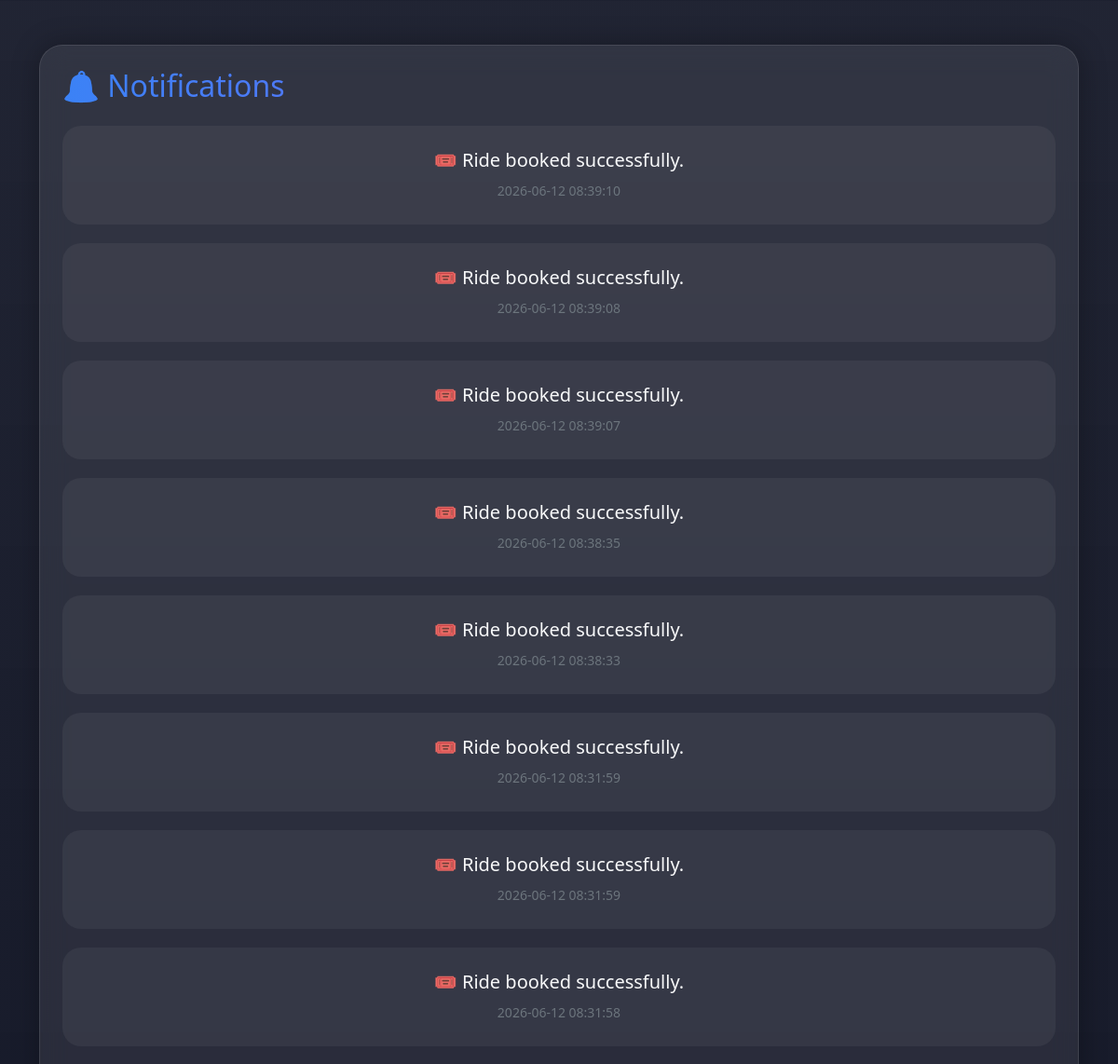
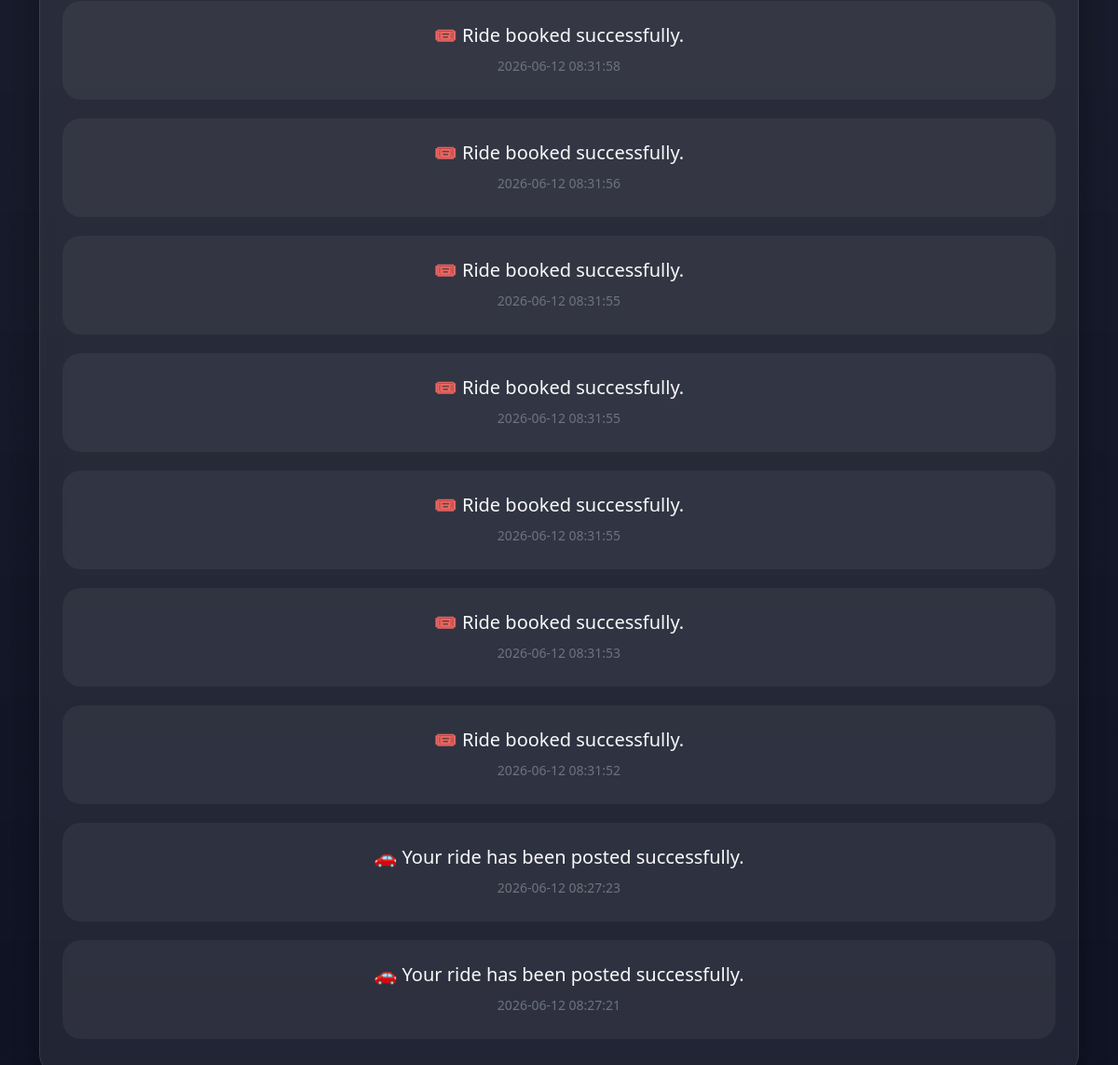
The page /notifications (signed in) on the database its author committed (2 pictures, top to bottom).
### models/notification_model.py (models this page shows)
class Notification(db.Model):
    id = db.Column(db.Integer, primary_key=True)
    user_id = db.Column(db.Integer)
    message = db.Column(
        db.String(255)
    )
    is_read = db.Column(
    db.Boolean,
    default=False
)
    created_at = db.Column(
        db.DateTime,
        default=db.func.current_timestamp()
    )

### app.py (the view)
@app.route('/notifications')
def notifications():
    if 'user_id' not in session:
        return redirect('/login')
    notifications = Notification.query.filter_by(
        user_id=session['user_id']
    ).order_by(
        Notification.id.desc()
    ).all()
    for notification in notifications:
        notification.is_read = True
    db.session.commit()
    return render_template(
        'notifications.html',
        notifications=notifications
    )

### app.py (called while the page is built)
@app.context_processor
def notification_count():
    if 'user_id' in session:
        count = Notification.query.filter_by(
            user_id=session['user_id'],
            is_read=False
        ).count()
        return dict(
            notification_count=count
        )
    return dict(
        notification_count=0
    )

### templates/notifications.html (shortened to what this page needs)
<!DOCTYPE html>
<html lang="en">
<head>
    <link href="https://cdn.jsdelivr.net/npm/bootstrap@5.3.3/dist/css/bootstrap.min.css" rel="stylesheet">
    <link rel="stylesheet" href="{{ url_for('static', filename='css/style.css') }}">
</head>
<body class="home-body">
<div class="container py-5">
    <div class="glass-card p-4">
        <h2 class="gradient-text mb-4">
            🔔 Notifications
        </h2>
        {% if notifications %}
            {% for notification in notifications %}
            <div class="stats-card mb-3">
                <h5 class="text-light">
                    {{ notification.message }}
                </h5>
                <small class="text-secondary">
                    {{ notification.created_at }}
                </small>
            </div>
            {% endfor %}
        {% endif %}
    </div>
</div>
</body>
</html>

### static/css/style.css (style rules this page uses)
* { margin:0; padding:0; box-sizing:border-box; font-family:'Segoe UI',sans-serif; }
body { overflow-x:hidden; background:#020617; }
.home-body { min-height:100vh; background: linear-gradient(135deg,#020617 0%,#0f172a 50%,#1e293b 100%); color:white; background: linear-gradient(rgba(2,6,23,0.88),rgba(2,6,23,0.95)), url('https://images.unsplash.com/photo-1492144534655-ae79c964c9d?q=80&w=2083&auto=format&fit=crop'); background-size:cover; background-position:center; }
.gradient-text { background:linear-gradient(to right,#38bdf8,#8b5cf6); -webkit-background-clip:text; -webkit-text-fill-color:transparent; }
.glass-card { background:rgba(255,255,255,0.08); border:1px solid rgba(255,255,255,0.15); backdrop-filter:blur(16px); border-radius:28px; padding:40px; box-shadow:0 8px 40px rgba(0,0,0,0.4); color:white; }
.stats-card { text-align:center; }
.glass-card { transition:0.4s; }
.glass-card { animation:floatCard 4s ease-in-out infinite; }
.glass-card { width:380px; margin:auto; }
.stats-card { background:rgba(255,255,255,0.05); padding:25px; border-radius:20px; margin-top:20px; transition:0.3s; }
.glass-card { background:rgba(255,255,255,0.08); border:1px solid rgba(255,255,255,0.1); border-radius:25px; backdrop-filter:blur(15px); box-shadow:0px 0px 30px rgba(0,0,0,0.3); transition:0.3s; }
.gradient-text { background:linear-gradient(to right,#3b82f6,#8b5cf6); -webkit-background-clip:text; -webkit-text-fill-color:transparent; }
.glass-card { width: 100%; }

### rows shown on the page
Notification: message "🎟️ Ride booked successfully.", created_at "2026-06-12 08:39:10"
Notification: message "🎟️ Ride booked successfully.", created_at "2026-06-12 08:39:08"
Notification: message "🎟️ Ride booked successfully.", created_at "2026-06-12 08:39:07"
Notification: message "🎟️ Ride booked successfully.", created_at "2026-06-12 08:38:35"
Notification: message "🎟️ Ride booked successfully.", created_at "2026-06-12 08:38:33"
Notification: message "🎟️ Ride booked successfully.", created_at "2026-06-12 08:31:59"
Notification: message "🎟️ Ride booked successfully.", created_at "2026-06-12 08:31:59"
Notification: message "🎟️ Ride booked successfully.", created_at "2026-06-12 08:31:58"
Notification: message "🎟️ Ride booked successfully.", created_at "2026-06-12 08:31:58"
Notification: message "🎟️ Ride booked successfully.", created_at "2026-06-12 08:31:56"
Notification: message "🎟️ Ride booked successfully.", created_at "2026-06-12 08:31:55"
Notification: message "🎟️ Ride booked successfully.", created_at "2026-06-12 08:31:55"
Notification: message "🎟️ Ride booked successfully.", created_at "2026-06-12 08:31:55"
Notification: message "🎟️ Ride booked successfully.", created_at "2026-06-12 08:31:53"
Notification: message "🎟️ Ride booked successfully.", created_at "2026-06-12 08:31:52"
Notification: message "🚗 Your ride has been posted successfully.", created_at "2026-06-12 08:27:23"
Notification: message "🚗 Your ride has been posted successfully.", created_at "2026-06-12 08:27:21"
